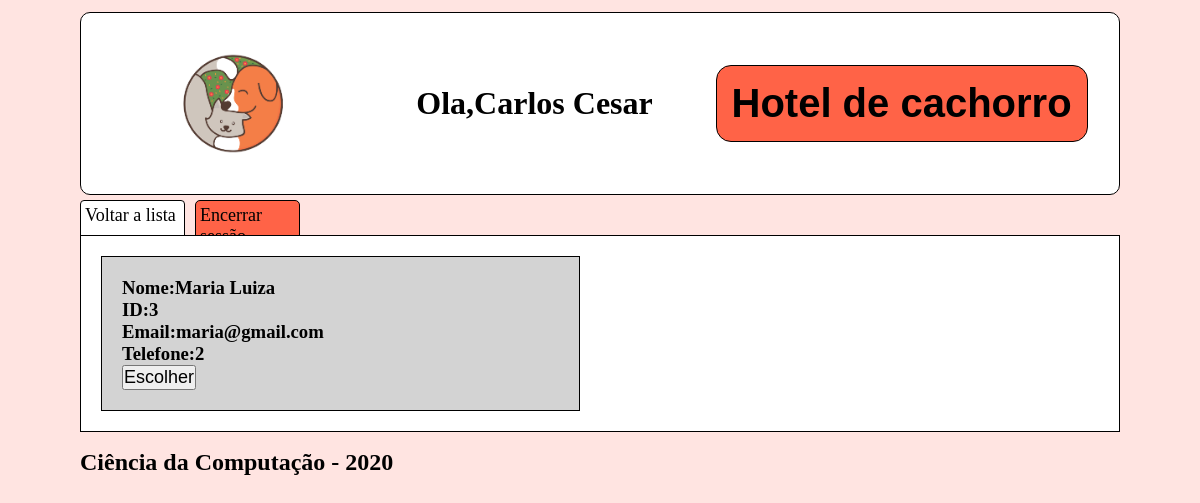
Page /rel_cliente (signed in) on the earlier database version.
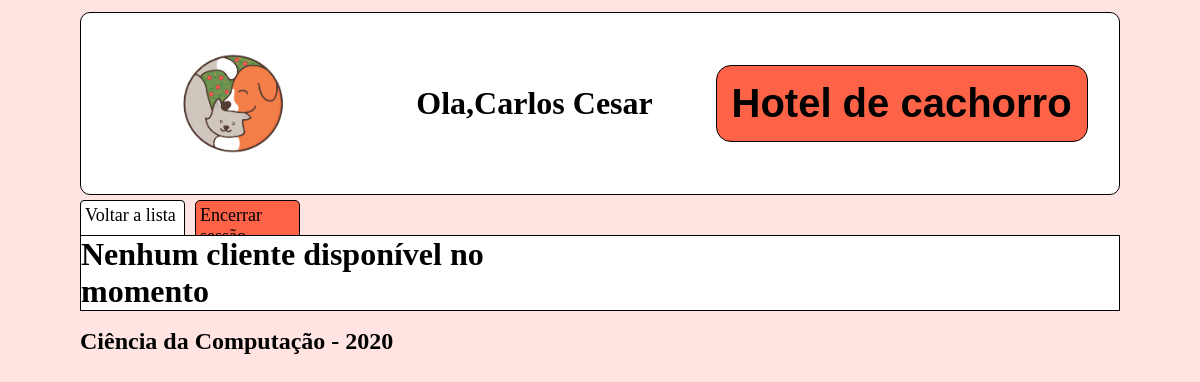
Same page on the later database version.
### cliente/models.py (models this page shows, shortened)
class Pessoa(models.Model):
    _CPF = models.CharField(max_length=16, blank=False,null=False, default=0)
    _nome = models.CharField("Nome",max_length=100,blank=False,null=False)
    _email = models.EmailField("E-Mail",max_length=200,blank=True, null=False, unique=True)
    _tel = models.CharField("Telefone",max_length=20,blank=True,null=True)
    user = models.OneToOneField(User, verbose_name="Usuario",on_delete=models.CASCADE, null=True)
    class Meta:
        abstract = True
    @property
    def nome(self):
        return self._nome
    @property
    def CPF(self):
        return self._CPF
    @property
    def email(self):
        return self._email
    @property
    def tel(self):
        return self._tel

class Cliente(Pessoa):
    monitor_escolhido = models.ForeignKey(Monitor, verbose_name="Monitor responsável", on_delete=models.CASCADE, null=True,blank=True)
    class Meta:
        verbose_name = 'cliente'
        verbose_name_plural = 'clientes'

### cliente/views.py (the view)
# urls.py: path('rel_cliente', views.rel_cliente),
@login_required(login_url='/login/')
def rel_cliente(request):
    monitor = Monitor.objects.get(user = request.user)
    cliente = Cliente.objects.filter(monitor_escolhido__isnull=True)
    return render(request, 'rel-cliente.html',{'cliente':cliente,'monitor':monitor})

### cliente/templates/rel-cliente.html (shortened to what this page needs)
{%load static%}
<!DOCTYPE html>
<html lang="en">
<head>
</head>
<body>
    <div class="header">
            <img class="logo" src="{% static 'logo.png' %}" alt="My image">
            <h1 class="user">Ola,{{monitor.nome}}</h1>
            <h1 class="title">Hotel de cachorro</h1>
    </div>
    <div class="nav">
            <ul class="nav-1">
                <li class='cadastro'><a href="/monitor/">Voltar a lista</a></li>
                <li class='logout'><a href="/logout/">Encerrar sessão</a></li>
            </ul>
    </div>
    <div class="conteudo">
        {%if cliente%}
            {%for x in cliente %}
            <div class="pet">
                <h3>Nome:{{x.nome}}</h3>
                <h3>ID:{{x.id}}</h3>
                <h3>Email:{{x.email}}</h3>
                <h3>Telefone:{{x.tel}}</h3>
                <button><a href='/rel_cliente/{{x.id}}'>Escolher</a></button>
            </div>
            {%endfor%}
        {%else%}
            <h1>Nenhum cliente disponível no momento</h1>
        {%endif%}
       </div>
    <div class="footer">
        <footer>
            <h2>Ciência da Computação - 2020</h2>
        </footer>
    </div>
</body>
</html>

Differences in the rows shown:
no longer on this page (row edited): Cliente: nome "Maria Luiza", id "3", email "maria@gmail.com", tel "2"
Other differences:
text now shown: "Nenhum cliente disponível no momento"
